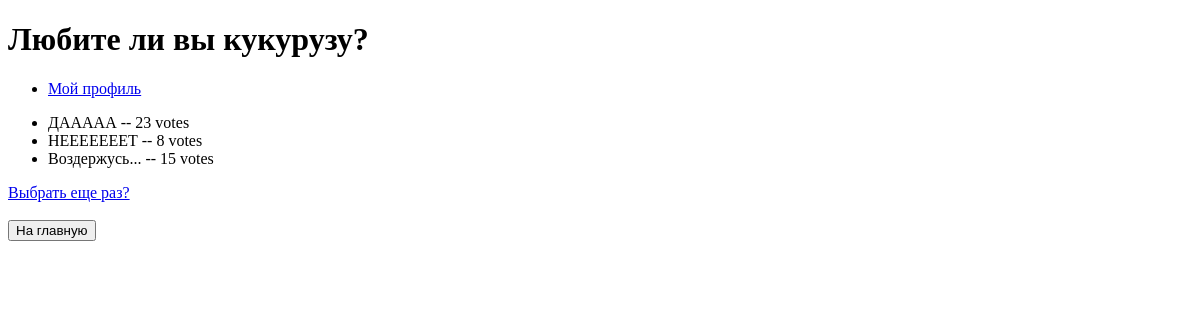
The page /9/results/ on the database as committed earlier.
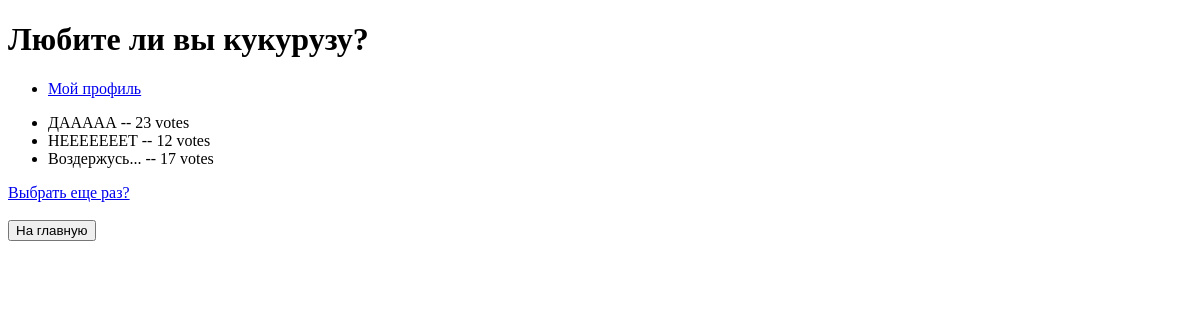
The same page on the database as committed later.
### polls/models.py (models this page shows, shortened)
class Choice(models.Model):
    question = models.ForeignKey(Question, on_delete=models.CASCADE)
    choice_text = models.CharField(max_length=200)
    votes = models.IntegerField(default=0)

### polls/views.py (the view)
# urls.py: path('<int:pk>/results/', views.ResultsView.as_view(), name='results'),
class ResultsView(generic.DetailView):
    model = Question
    template_name = 'polls/results.html'

### polls/templates/polls/results.html (shortened to what this page needs)
{% load static %}
<!DOCTYPE html>
<html lang="ru">
<head>
</head>
<body>
<h1>{{ question.question_text }}</h1>
<ul>
    <li><a href="{% url 'polls:profile' %}">Мой профиль</a></li>
</ul>
<ul>
    {% for choice in question.choice_set.all %}
    <li>{{ choice.choice_text }} -- {{ choice.votes }} vote{{choice.votes|pluralize}}</li>
    {% endfor %}
</ul>
<a href="{% url 'polls:detail'  question.id %}">Выбрать еще раз? </a>
<br>
<br>
<form>
    <a href="{% url 'index' %}"><input type="button" value="На главную"></a>
</form>
</body>
</html>

Rows that differ between the two databases and show on the page:
changed Choice "НЕЕЕЕЕЕЕТ": votes "8" → "12"
changed Choice "Воздержусь...": votes "15" → "17"
